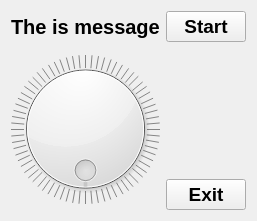
<?xml version="1.0" encoding="UTF-8"?>
<ui version="4.0">
 <class>pc_assistantClass</class>
 <widget class="QMainWindow" name="pc_assistantClass">
  <property name="geometry">
   <rect>
    <x>0</x>
    <y>0</y>
    <width>253</width>
    <height>221</height>
   </rect>
  </property>
  <property name="windowTitle">
   <string>pc_assistant</string>
  </property>
  <widget class="QWidget" name="centralWidget">
   <layout class="QGridLayout" name="gridLayout">
    <item row="0" column="2">
     <widget class="QPushButton" name="pushButton_start">
      <property name="font">
       <font>
        <pointsize>14</pointsize>
        <weight>75</weight>
        <bold>true</bold>
       </font>
      </property>
      <property name="text">
       <string>Start</string>
      </property>
     </widget>
    </item>
    <item row="1" column="2">
     <spacer name="verticalSpacer">
      <property name="orientation">
       <enum>Qt::Vertical</enum>
      </property>
      <property name="sizeHint" stdset="0">
       <size>
        <width>20</width>
        <height>40</height>
       </size>
      </property>
     </spacer>
    </item>
    <item row="2" column="2">
     <widget class="QPushButton" name="pushButton_exit">
      <property name="font">
       <font>
        <pointsize>14</pointsize>
        <weight>75</weight>
        <bold>true</bold>
       </font>
      </property>
      <property name="text">
       <string>Exit</string>
      </property>
     </widget>
    </item>
    <item row="0" column="1">
     <widget class="QLabel" name="label_message">
      <property name="sizePolicy">
       <sizepolicy hsizetype="Expanding" vsizetype="Preferred">
        <horstretch>0</horstretch>
        <verstretch>0</verstretch>
       </sizepolicy>
      </property>
      <property name="font">
       <font>
        <pointsize>15</pointsize>
        <weight>75</weight>
        <bold>true</bold>
       </font>
      </property>
      <property name="text">
       <string>The is message</string>
      </property>
     </widget>
    </item>
    <item row="1" column="1" rowspan="2">
     <widget class="QDial" name="dial_circle">
      <property name="sizePolicy">
       <sizepolicy hsizetype="Preferred" vsizetype="Expanding">
        <horstretch>0</horstretch>
        <verstretch>0</verstretch>
       </sizepolicy>
      </property>
      <property name="minimum">
       <number>0</number>
      </property>
      <property name="maximum">
       <number>360</number>
      </property>
      <property name="pageStep">
       <number>0</number>
      </property>
      <property name="value">
       <number>360</number>
      </property>
      <property name="orientation">
       <enum>Qt::Vertical</enum>
      </property>
      <property name="invertedAppearance">
       <bool>true</bool>
      </property>
      <property name="invertedControls">
       <bool>true</bool>
      </property>
      <property name="wrapping">
       <bool>true</bool>
      </property>
      <property name="notchTarget">
       <double>5.000000000000000</double>
      </property>
      <property name="notchesVisible">
       <bool>true</bool>
      </property>
     </widget>
    </item>
   </layout>
  </widget>
 </widget>
 <layoutdefault spacing="6" margin="11"/>
 <resources/>
 <connections/>
</ui>
